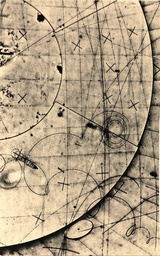
#> input picture resources/ABCMO_294.jpeg, 160 x 256 px, shrunk from 600 x 960 before the run
$ python CCL.py --inp ../resources/ABCMO_294.jpeg
#> lines starting #> are read from the running program, lines starting #| are printed output that depends on the picture; after the words box and inside, x2 and y2 are one past the last pixel; in counts of white or black regions, pixels touching at a corner belong together
import numpy as np
from PIL import Image
from skimage.morphology import skeletonize, remove_small_objects
from collections import deque
import matplotlib.pyplot as plt
import matplotlib.cm as cm
from matplotlib.patches import FancyArrowPatch
import matplotlib.patheffects as pe
from pathlib import Path
import argparse

def hoshen_kopelman(occupied, connectivity=8):
    m, n = occupied.shape
    parent = np.arange(m * n)
    rank   = np.zeros(m * n)
    labels = np.zeros((m, n), dtype=np.int32)
    next_label = 1
    offsets = [(-1,0),(0,-1),(-1,-1),(-1,1)] if connectivity == 8 else [(-1,0),(0,-1)]

    def find(x):
        while parent[x] != x:
            parent[x] = parent[parent[x]]
            x = parent[x]
        return x

    def union(a, b):
        ra, rb = find(a), find(b)
        if ra == rb: return ra
        if rank[ra] < rank[rb]: ra, rb = rb, ra
        parent[rb] = ra
        if rank[ra] == rank[rb]: rank[ra] += 1
        return ra

    for i in range(m):
        for j in range(n):
            if not occupied[i, j]: continue
            nbs = []
            for di, dj in offsets:
                ni, nj = i+di, j+dj
                if 0 <= ni < m and 0 <= nj < n and labels[ni,nj] > 0:
                    nbs.append(labels[ni,nj]-1)
            if not nbs:
                labels[i,j] = next_label; next_label += 1
            else:
                root = nbs[0]
                for nb in nbs[1:]:
                    root = union(root, nb)
                labels[i,j] = root + 1

    for i in range(m):
        for j in range(n):
            if labels[i,j] > 0:
                labels[i,j] = find(labels[i,j]-1) + 1
    return labels


def prune_spurs(skel, max_spur_length=5):
    """
    Iteratively remove endpoint pixels `max_spur_length` times.
    This chops off all spurs shorter than max_spur_length pixels.
    """
    skel = skel.copy()
    DIRS = [(-1,0),(1,0),(0,-1),(0,1),(-1,-1),(-1,1),(1,-1),(1,1)]

    for _ in range(max_spur_length):
        # Find all current endpoints (exactly 1 neighbor)
        to_remove = []
        for i in range(skel.shape[0]):
            for j in range(skel.shape[1]):
                if not skel[i, j]:
                    continue
                cnt = 0
                for di, dj in DIRS:
                    ni, nj = i+di, j+dj
                    if 0 <= ni < skel.shape[0] and 0 <= nj < skel.shape[1] and skel[ni, nj]:
                        cnt += 1
                if cnt == 1:
                    to_remove.append((i, j))
        if not to_remove:
            break
        for i, j in to_remove:
            skel[i, j] = False

    return skel


def trace_skeleton_clean(skel):
    """
    Trace a pruned skeleton into trajectories, splitting at branch points
    by angle-continuity pairing.
    """
    ys, xs = np.where(skel)
    points = set(zip(ys.tolist(), xs.tolist()))
    if len(points) < 3:
        return [np.array(list(points), dtype=np.int32)] if points else []

    DIRS = [(-1,0),(1,0),(0,-1),(0,1),(-1,-1),(-1,1),(1,-1),(1,1)]

    def neighbors(p):
        r, c = p
        return [(r+dr, c+dc) for dr, dc in DIRS if (r+dr, c+dc) in points]

    # Classify
    endpoints, branch_points = [], []
    for p in points:
        nd = len(neighbors(p))
        if nd == 1:
            endpoints.append(p)
        elif nd >= 3:
            branch_points.append(p)

    nodes = set(endpoints + branch_points)

    # Trace chains between nodes
    def trace_chain(start, first_step):
        path = [start, first_step]
        visited = {start, first_step}
        cur = first_step
        while cur not in nodes:
            nbs = [nb for nb in neighbors(cur) if nb not in visited]
            if not nbs:
                break
            cur = nbs[0]
            path.append(cur)
            visited.add(cur)
        return path, cur

    # Build unique edges
    edges = []
    seen = set()
    for node in nodes:
        for nb in neighbors(node):
            if nb in nodes:
                key = frozenset([node, nb])
                if key not in seen:
                    seen.add(key)
                    edges.append((node, nb, [node, nb]))
            else:
                path, end_node = trace_chain(node, nb)
                key = frozenset([node, end_node])
                if key not in seen:
                    seen.add(key)
                    edges.append((node, end_node, path))

    # Direction of each edge as it leaves a given node
    def edge_dir(edge, at_node):
        a, b, path = edge
        if at_node == a:
            return (path[1][0]-path[0][0], path[1][1]-path[0][1])
        else:
            return (path[-2][0]-path[-1][0], path[-2][1]-path[-1][1])

    # Group edges by node
    from collections import defaultdict
    node_edges = defaultdict(list)
    for i, (a, b, path) in enumerate(edges):
        node_edges[a].append(i)
        node_edges[b].append(i)

    # Pair at branch points
    used = set()
    trajectories = []

    for bp in branch_points:
        eidxs = node_edges[bp]
        dirs = [edge_dir(edges[i], bp) for i in eidxs]

        # Pair by most-negative dot product (most opposite)
        paired = [False] * len(eidxs)
        for i in range(len(eidxs)):
            if paired[i]: continue
            best_j, best_dot = -1, 2.0
            for j in range(len(eidxs)):
                if j == i or paired[j]: continue
                dot = dirs[i][0]*dirs[j][0] + dirs[i][1]*dirs[j][1]
                if dot < best_dot:
                    best_dot = dot; best_j = j
            if best_j >= 0 and best_dot < 0:  # only pair if genuinely opposite
                paired[i] = paired[best_j] = True
                a_i, b_i, path_i = edges[eidxs[i]]
                a_j, b_j, path_j = edges[eidxs[best_j]]

                seg_i = path_i if bp == b_i else path_i[::-1]
                seg_j = path_j if bp == a_j else path_j[::-1]
                full = seg_i + seg_j[1:]
                trajectories.append(np.array(full, dtype=np.int32))
                used.add(eidxs[i]); used.add(eidxs[best_j])

        # Unpaired → dead-end segments
        for i in range(len(eidxs)):
            if not paired[i] and eidxs[i] not in used:
                a, b, path = edges[eidxs[i]]
                seg = path if bp == b else path[::-1]
                if len(seg) > 2:
                    trajectories.append(np.array(seg, dtype=np.int32))
                used.add(eidxs[i])

    # Safety: any unassigned edges
    for i, (a, b, path) in enumerate(edges):
        if i not in used:
            trajectories.append(np.array(path, dtype=np.int32))
            used.add(i)

    return [t for t in trajectories if len(t) > 3]

# [23 lines of commented-out code are left out]

def fit_circle(points):
    """Kasa algebraic circle fit. Returns (cx, cy, r_px) or None."""
    if len(points) < 3:
        return None
    x = points[:, 1].astype(float)
    y = points[:, 0].astype(float)
    A = np.column_stack([x, y, np.ones(len(x))])
    b = -(x**2 + y**2)
    result, _, _, _ = np.linalg.lstsq(A, b, rcond=None)
    cx = -result[0] / 2
    cy = -result[1] / 2
    r = np.sqrt(cx**2 + cy**2 - result[2])
    if r < 0 or np.isnan(r):
        return None
    return (cx, cy, r)

# [60 lines left out: functions analyze_tracks, fit_spiral, not called in this run]

# [37 lines of commented-out code are left out]

def extract_and_plot(input_path, threshold=0.3, min_size=30, max_spur=5,
                     px_per_mm=1.0, B_field_T=1.0):
    """
    Original pipeline + circle fit + momentum annotation.

    px_per_mm  : pixels per millimeter (calibrate from chamber boundary)
    B_field_T  : magnetic field strength in Tesla
    """
#> called with input_path = '../resources/ABCMO_294.jpeg', threshold = 0.3, min_size = 30, max_spur = 5, px_per_mm = 1, B_field_T = 1
    img = Image.open(input_path).convert("RGB")
#> img is the input picture: PIL image 160x256 RGB; mean R, G, B 178.2, 160.3, 134.2
    arr = np.array(img)
    mx = arr.max(axis=2).astype(float)
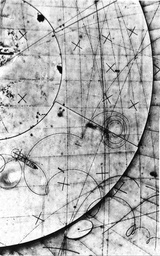
#> mx: shape (256, 160) float64; min 1, max 255, mean 178.2
    mn = arr.min(axis=2).astype(float)
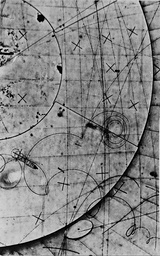
#> mn: shape (256, 160) float64; min 0, max 233, mean 134.2
    sat = np.where(mx > 0, (mx - mn) / mx, 0)
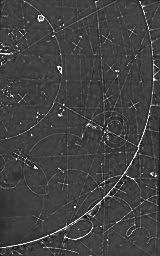
#> sat: shape (256, 160) float64; min 0, max 1, mean 0.262
    fg = sat > threshold
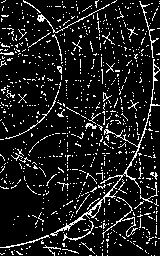
#> fg: shape (256, 160) bool; 11.3% white in thin lines or dots

    labels = hoshen_kopelman(fg, connectivity=8)
#> after the loop in hoshen_kopelman, `for i in range(m):`:
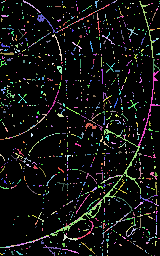
#> labels: shape (256, 160) int32; 1083 distinct labels, from 0 to 1082; one colour per label, 0 black
#> after the loop in hoshen_kopelman, `for i in range(m):`:
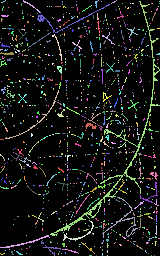
#> labels: shape (256, 160) int32; 867 distinct labels, from 0 to 1082; one colour per label, 0 black
    print(f"Connected components: {labels.max()}")
#| Connected components: 1082

    all_trajs = []
    for c in range(1, labels.max() + 1):
        comp = (labels == c)
        if comp.sum() < min_size:
            continue
        skel = skeletonize(comp)
        skel = prune_spurs(skel, max_spur_length=max_spur)
        paths = trace_skeleton_clean(skel)
        for i, p in enumerate(paths):
            # --- Circle fit + momentum ---
            fit = fit_circle(p)
            if fit is not None:
                cx, cy, r_px = fit
                r_m = (r_px / px_per_mm) / 1000.0
                p_GeV = 0.3 * B_field_T * r_m  # single-charge particle
                # RMS residual as fit quality
                residuals = np.sqrt((p[:,1]-cx)**2 + (p[:,0]-cy)**2) - r_px
                rms = np.sqrt(np.mean(residuals**2))
            else:
                cx, cy, r_px, p_GeV, rms = None, None, None, None, None

            all_trajs.append((f"line_{c}_{i}", p, p_GeV, rms))
#> comp: shape (256, 160) bool; 0% white in thin lines or dots, all inside (x1, y1, x2, y2) = (154, 255, 155, 256)
#> skel: shape (256, 160) bool; 0.03% white in thin lines or dots, all inside (x1, y1, x2, y2) = (45, 246, 55, 251)

    # --- Plot ---
    fig, ax = plt.subplots(figsize=(12, 12))
    ax.imshow(img)

    for name, path, p_GeV, rms in all_trajs:
        ax.plot(path[:, 1], path[:, 0], linewidth=2.5, label=name, alpha=0.8)
        ax.plot(path[0,1], path[0,0], 'o', color='lime', markersize=8, zorder=5)
        ax.plot(path[-1,1], path[-1,0], 's', color='red', markersize=8, zorder=5)

        # Annotate momentum at the track midpoint
        if p_GeV is not None and p_GeV < 50:  # skip "straight" (r→∞) tracks
            mid = len(path) // 2
            mx_, my_ = path[mid, 1], path[mid, 0]
            ax.annotate(f"{p_GeV:.2f} GeV/c",
                        xy=(mx_, my_),
                        xytext=(mx_ + 20, my_ - 20),
                        fontsize=8, color='black',
                        zorder=6)
#> this loop made 87 passes
#> (name, p_GeV, rms) on passes 1, 2, 3, 4, 5, 7, 8, 9, 10, 11, 12, 13: ('line_11_0', 0.00291, 0.323), ('line_11_1', 0.0012, 0.605), ('line_11_2', 0.00258, 1.64), ('line_11_3', 0.00387, 0.319), ('line_11_4', 0.00131, 0.438), ('line_11_6', 0.00474, 0.859), ('line_11_7', 0.00309, 0.335), ('line_78_0', 0.00943, 3.54), ('line_78_1', 0.000498, 0.153), ('line_78_2', 0.000522, 0.279), ('line_181_0', 0.00628, 0.533), ('line_518_0', 0.0198, 0.251)
#> (name, path, p_GeV, rms) on passes 6, 19, 23, 24, 32, 33: ('line_11_5', [[6, 142], [5, 142], [5, 143], [5, 144]], 0.000316, 0.22), ('line_576_0', [[130, 104], [129, 105], [130, 106], [131, 107]], 0.000447, 0.311), ('line_576_4', [[226, 67], [225, 68], [224, 69], [224, 70]], 0.000851, 0.147), ('line_576_5', [[227, 68], [226, 69], [226, 70], [225, 71]], 0.000397, 0.674), ('line_576_13', [[224, 71], [224, 70], [224, 69], [225, 68]], 0.000695, 0.0897), ('line_576_14', [[224, 71], [225, 71], [226, 70], [226, 69]], 0.000474, 1.6e-12)
    ax.legend(fontsize=8, loc='upper right')
    ax.set_aspect('equal')
    plt.tight_layout()
    plt.savefig("trajectories_with_momentum.png", dpi=150, bbox_inches='tight')
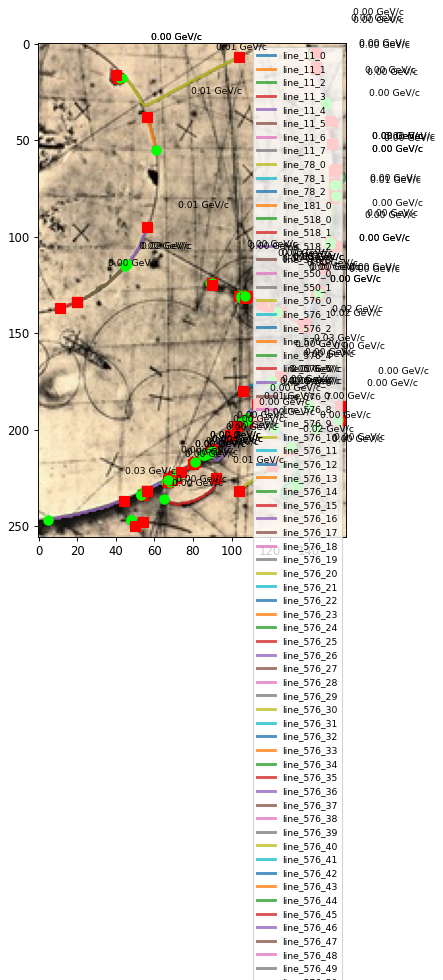
#> figure drawn by matplotlib, 1 panel
    plt.show()

    # --- Print summary table ---
    print(f"\n{'Track':<12} {'Radius (px)':>12} {'Momentum (GeV/c)':>18} {'RMS (px)':>10}")
    print("-" * 55)
    for name, path, p_GeV, rms in all_trajs:
        if p_GeV is not None:
            r_px = np.sqrt((path[:,1]-fit_circle(path)[0])**2 + (path[:,0]-fit_circle(path)[1])**2).mean()
            print(f"{name:<12} {r_px:>12.1f} {p_GeV:>18.3f} {rms:>10.2f}")
        else:
            print(f"{name:<12} {'(straight)':>12} {'∞':>18} {'—':>10}")

    return all_trajs

def parse_arguments() -> argparse.Namespace:
    #project_root = Path(__file__).parent.parent
    parser = argparse.ArgumentParser(
        description="CCL algorithm to find tracks of particles in images."
    )
    parser.add_argument("--input","--inp", type=str, default="bubbles/resources/simulated.png")
    parser.add_argument("--threshold","--th","--t", type=float, default=0.3)
    parser.add_argument("--min_size","--msz", type=int, default=30)
    parser.add_argument("--max-spur","--mxs", type=int, default=5)
    parser.add_argument("--b-flux", "--bf", type=float, default=1.0,help="B-Field Flux in T")
    parser.add_argument("--pixels-per-mm", "--pxmm", type=float, default=1.0,help="B-Field Flux in T")
    return parser.parse_args()

if __name__ == "__main__":
    arguments = parse_arguments()
    extract_and_plot(arguments.input, arguments.threshold, arguments.min_size, arguments.max_spur,)

$ run again, on resources/ABCMO_294_detail.png
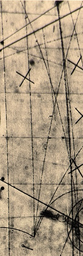
#> input picture resources/ABCMO_294_detail.png, 83 x 256 px, shrunk from 182 x 562 before the run
#> in extract_and_plot, img is the input picture: PIL image 83x256 RGB; mean R, G, B 170.1, 152.5, 127.9
#> fg: shape (256, 83) bool; 5.5% white in thin lines or dots
#> after the loop in hoshen_kopelman, `for i in range(m):`:
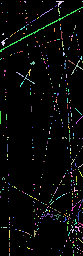
#> labels: shape (256, 83) int32; 401 distinct labels, from 0 to 456; one colour per label, 0 black
#| Connected components: 456
#> the loop in extract_and_plot, `for c in range(1, labels.max() + 1):` made 456 passes
#> the loop in extract_and_plot, `for name, path, p_GeV, rms in all_trajs:` made 1 pass
#> (name, p_GeV, rms) on pass 1: ('line_12_0', 0.0456, 1.6)
#> in extract_and_plot, `plt.savefig("trajectories_with_momentum.png", dpi=150, bbox_inches='ti..`:
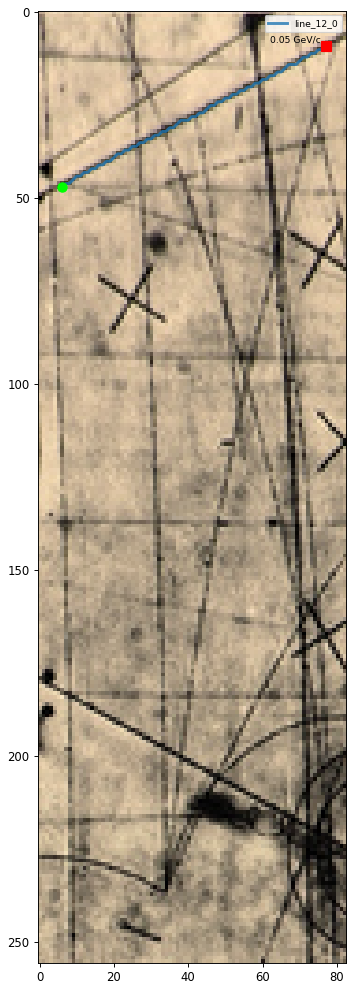
#> figure drawn by matplotlib, 1 panel
